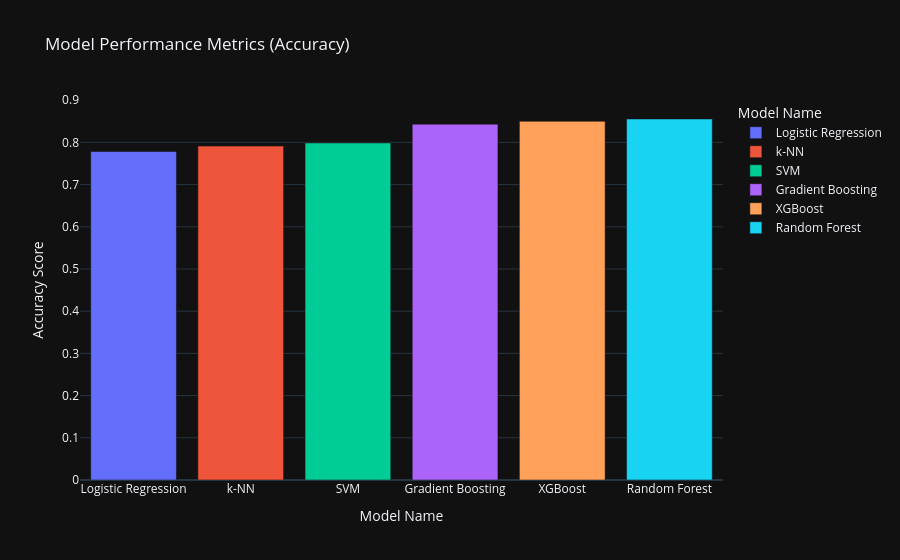

Here is the notebook cell this chart was saved with:
### Markdown cell above
- The XGBoost is our highest performing model with an accuracy of 0.852027 / **85%**.

- Our top 3 models (Random Forest, XGBoost and Gradient Boosting) are all tree based models, specifically ensemble learning techniques that combine multiple individual trees to improve overall performance and robustness. They reduce overfitting by averaging or boosting the individual trees' predictions. They offer a combination of powerful features that make them robust, accurate, and versatile for classification tasks across a wide range of domains and data characteristics.

### Code cell
# Sort the DataFrame by the 'Accuracy' column in ascending order
metrics_df_sorted = metrics_df.sort_values(by='Accuracy')

# Create the plot
fig = px.bar(metrics_df_sorted, x='Model', y='Accuracy', color='Model',
             title='Model Performance Metrics (Accuracy)',
             template='plotly_dark',
             labels={'Model': 'Model Name', 'Accuracy': 'Accuracy Score'}
            )

# Show the plot
fig.show()

### Figure 1 — Plotly figure (JSON) as saved in the notebook; plotly's stock layout.template omitted (floating-point values rounded to 4 significant figures)
{"data": [{"alignmentgroup": "True", "hovertemplate": "Model Name=%{x}<br>Accuracy Score=%{y}<extra></extra>", "legendgroup": "Logistic Regression", "marker": {"color": "#636efa", "pattern": {"shape": ""}}, "name": "Logistic Regression", "offsetgroup": "Logistic Regression", "orientation": "v", "showlegend": true, "textposition": "auto", "type": "bar", "x": ["Logistic Regression"], "xaxis": "x", "y": [0.7784], "yaxis": "y"}, {"alignmentgroup": "True", "hovertemplate": "Model Name=%{x}<br>Accuracy Score=%{y}<extra></extra>", "legendgroup": "k-NN", "marker": {"color": "#EF553B", "pattern": {"shape": ""}}, "name": "k-NN", "offsetgroup": "k-NN", "orientation": "v", "showlegend": true, "textposition": "auto", "type": "bar", "x": ["k-NN"], "xaxis": "x", "y": [0.7912], "yaxis": "y"}, {"alignmentgroup": "True", "hovertemplate": "Model Name=%{x}<br>Accuracy Score=%{y}<extra></extra>", "legendgroup": "SVM", "marker": {"color": "#00cc96", "pattern": {"shape": ""}}, "name": "SVM", "offsetgroup": "SVM", "orientation": "v", "showlegend": true, "textposition": "auto", "type": "bar", "x": ["SVM"], "xaxis": "x", "y": [0.7986], "yaxis": "y"}, {"alignmentgroup": "True", "hovertemplate": "Model Name=%{x}<br>Accuracy Score=%{y}<extra></extra>", "legendgroup": "Gradient Boosting", "marker": {"color": "#ab63fa", "pattern": {"shape": ""}}, "name": "Gradient Boosting", "offsetgroup": "Gradient Boosting", "orientation": "v", "showlegend": true, "textposition": "auto", "type": "bar", "x": ["Gradient Boosting"], "xaxis": "x", "y": [0.8432], "yaxis": "y"}, {"alignmentgroup": "True", "hovertemplate": "Model Name=%{x}<br>Accuracy Score=%{y}<extra></extra>", "legendgroup": "XGBoost", "marker": {"color": "#FFA15A", "pattern": {"shape": ""}}, "name": "XGBoost", "offsetgroup": "XGBoost", "orientation": "v", "showlegend": true, "textposition": "auto", "type": "bar", "x": ["XGBoost"], "xaxis": "x", "y": [0.85], "yaxis": "y"}, {"alignmentgroup": "True", "hovertemplate": "Model Name=%{x}<br>Accuracy Score=%{y}<extra></extra>", "legendgroup": "Random Forest", "marker": {"color": "#19d3f3", "pattern": {"shape": ""}}, "name": "Random Forest", "offsetgroup": "Random Forest", "orientation": "v", "showlegend": true, "textposition": "auto", "type": "bar", "x": ["Random Forest"], "xaxis": "x", "y": [0.8554], "yaxis": "y"}], "layout": {"barmode": "relative", "legend": {"title": {"text": "Model Name"}, "tracegroupgap": 0}, "title": {"text": "Model Performance Metrics (Accuracy)"}, "xaxis": {"anchor": "y", "categoryarray": ["Logistic Regression", "k-NN", "SVM", "Gradient Boosting", "XGBoost", "Random Forest"], "categoryorder": "array", "domain": [0, 1], "title": {"text": "Model Name"}}, "yaxis": {"anchor": "x", "domain": [0, 1], "title": {"text": "Accuracy Score"}}}}
